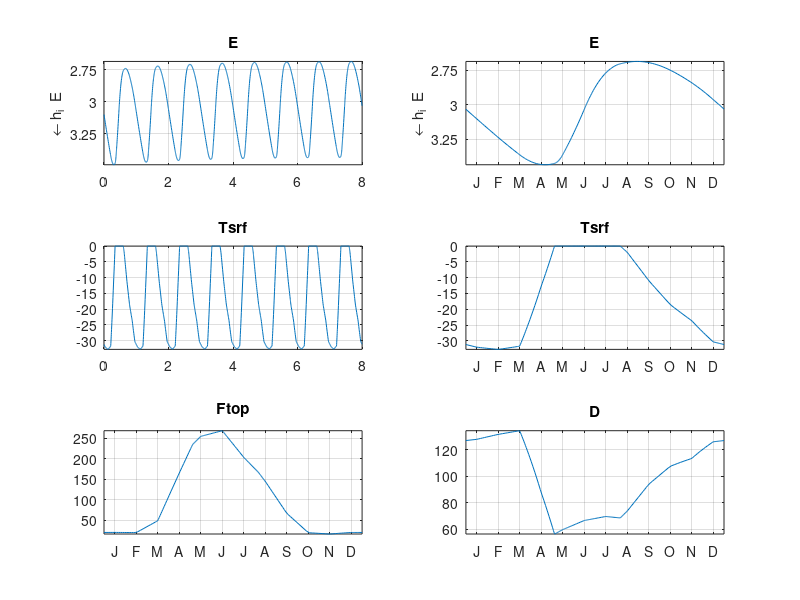

This chart was generated by the following MATLAB code:
function [final_year, full_time_series]=sea_ice_model_EW09(varargin)
%   [final_year, full_time_series]=sea_ice_model_EW09(arguments)
%
% Model of vertical sea ice thermodynamics with no snow and no shortwave
% penetration, with quasi-stationary approximation for internal ice
% temperature (linear temperature profile). When there is no ice
% the ocean mixed layer thermally evolves.
% Prognostic variable is E=-Li*h+c*H*Tml (surface enthalpy).
%   Output: final_year or full_time_series = [t E Tsrf -E/Li E/(cml*Hml) Ftop F0 FT Fsw]
%
% Example: Plot steady-state seasonal cycle with seasonally ice-free conditions
%   Y=sea_ice_model_EW09('dF=22','Fbot=2');
%   t=Y(:,1)-Y(1,1);
%   subplot(3,1,1), y=Y(:,4); y(y<0)=nan; plot(t,y), ylabel('ice thickness (m)')
%   subplot(3,1,2), y=Y(:,3); y(Y(:,4)<0)=nan; plot(t,y), ylabel('ice sfc temp (^oC)')
%   subplot(3,1,3), y=Y(:,5); y(y<0)=nan; plot(t,y), ylabel('ocean ML temp (^oC)'), xlabel('time (yrs)')
%
% Reference:
%   Ian Eisenman and J.S. Wettlaufer, 2009. Nonlinear threshold behavior
%   during the loss of Arctic sea ice. Proceedings of the National Academy
%   of Sciences USA 106, 28-32.
%
% Ian Eisenman (ian@gps.caltech.edu), 2009

global Fbot ai ao ki Li Hml cml F0input Fswinput FTinput tinput v0 tanha Tlin Tsmelt intmeth

% === Parameters ===
% Measuring time in years for d/dt, using W/m^2 for fluxes and then
% multiplying d/dt by number of seconds in year.
yr=3.16e7; % seconds in year
Fbot=2;
ai=0.68;
ao=0.2;
ki=2;
Li=3*10^8/yr;
Hml=50;
cml=4*10^6/yr;
Tsmelt=0; % sfc temperature for onset of melt
tanha=0.5*Li; % if not equal to zero, gives width of albedo dependence
Tlin=0; % linearity of ice surface temperature: 0 for sea ice model, 1 for as mixed layer (linear)
v0=0.1; % ice export

% = For computing Ftop =
% atmmod: 0 for surface fluxes specified, 1 for active atmosphere with KLW
% from cloud fraction, 2 for specified F0(tinput) and FT(tinput).
atmmod=1;
tinput=(0.5:11.5)/12; % times that forcing is input at
% Stefan-Boltzmann linearization
sigma0=316;
sigmaT=3.9;
% surface fluxes from Maykut & Untersteiner (1971)
Fswinput=15.9*[0 0 1.9 9.9 17.7 19.2 13.6 9.0 3.7 0.4 0 0];
SH=15.9*[1.18 0.76 0.72 0.29 -0.45 -0.39 -0.30 -0.40 -0.17 0.10 0.56 0.79];
LH=15.9*[0 -0.02 -0.03 -0.09 -0.46 -0.70 -0.64 -0.66 -0.39 -0.19 -0.01 -0.01];
LWd=15.9*[10.4 10.3 10.3 11.6 15.1 18.0 19.1 18.7 16.5 13.9 11.2 10.9];
% atmospheric model parameters
% Cloud fraction from Maykut & Church (1973)
Cl=[4.9 4.7 4.2 5.9 8.1 8.0 8.3 8.8 8.9 8.4 7.1 5.2]/10;
% 0-70N mean temp based on NCEP-NCAR reanalysis
Tsouth=18*(1-1/3*cos((tinput-20/365)*2*pi));
kD=2.9;
dF=0;
tau0=0.5; % optical thickness independent of cloud fraction
tauc=3.6; % optical thickness dependence on cloud fraction

max_dur=50; % max duration of integration
E0=-3.1*Li; % initial value of E=-Li*hi+cml*Hml*Tml
spin_up=1; % whether to stop before max_dur if model is spun up
spun_up=0.002*Li; % tolerance for model to be considered spun up
intmeth='linear'; % method for interpolating input data in time
silent=0; % if 1, don't display error or final value
RelTol=1e-7; % for ODE solver
AbsTol=1e-6; % for ODE solver
odesolver='ode45'; % which ode solver to use

% === EDIT PARAMETERS BELOW HERE ===
% parameter value changes as input to function (batch mode)
if nargin>0, for j=1:length(varargin), eval([varargin{j} ';']), end, end
if nargout==0
    % = Enter changes to default parameter values here for interactive run =
    %dF=22;
end

% = atmospheric fluxes =
if atmmod==0 % specified surface fluxes
    F0input=-LH-SH-LWd+sigma0;
    FTinput=sigmaT+zeros(1,12);
elseif atmmod==1 % active equilibrium atmospheric model with KLW from cloud fraction, v0>0
    KLW=1./(tau0+tauc*Cl);
    F0input=KLW*sigma0-dF-kD*Tsouth/2;
    FTinput=KLW*sigmaT+kD/2;
elseif atmmod==2 % F0,FT specified as input
    F0input=F0;
    FTinput=FT;
end

% ======

% === integration ===
% run integration one yr at time until spun_up condition or max duration
intyr=1; E=[]; t=[];
options=odeset('RelTol',RelTol,'AbsTol',AbsTol);
while intyr<=max_dur
    if strcmp(odesolver,'ode45'), [tt,EE]=ode45(@dEdt,intyr+[-1 0],E0,options); end
    if strcmp(odesolver,'ode23t'), [tt,EE]=ode23t(@dEdt,intyr+[-1 0],E0,options); end
    if strcmp(odesolver,'ode15s'), [tt,EE]=ode15s(@dEdt,intyr+[-1 0],E0,options); end
    E=[E; EE]; t=[t; tt];
    intyr2=intyr;
    E0=EE(end,:); intyr=intyr+1;
    if ( abs(EE(end,:)-EE(1,:)) < spun_up ) && spin_up, intyr=max_dur+1; end
end
if silent==0 % display final value/error in command window
    if intyr2<max_dur
        disp(['Integration ended at year ' num2str(intyr2) ' with final value E0=' mat2str(EE(end),2)])
    else
        disp(['Integration ended at year ' num2str(intyr2) ' with final value E0=' mat2str(EE(end),2)])
        disp(['ERROR: Integral did not converge during ' num2str(intyr2) ' years.'])
    end
end

% === plotting or output ===
% find equilibrium surface temperatures, etc from t,E data
if nargout>0 % output
    [F Tsrf Ftop F0 FT Fsw]=dEdt(tt,EE);
    Y=[tt EE Tsrf -EE/Li EE/(cml*Hml) Ftop F0 FT Fsw];
    final_year=Y;
    [F Tsrf Ftop F0 FT Fsw]=dEdt(t,E);
    Y=[t E Tsrf -E/Li E/(cml*Hml) Ftop F0 FT Fsw];
    full_time_series=Y;
else % plotting
    [F Tsrf Ftop F0 FT Fsw]=dEdt(tt,EE);
    Y=[tt EE Tsrf -EE/Li EE/(cml*Hml) Ftop F0 FT Fsw];
    save tmp.mat Y
    % plot evolution of model state: entire time series
    [F Tsrf Ftop F0 FT Fsw]=dEdt(t,E);
    figure(4), clf, set(4,'position',[19 407 560 402])
    subplot(3,2,1)
    plot(t,E), title('E')
    axis tight, grid on
    Li=9.49; cH=6.33;
    % ytick interval
    yl=get(gca,'ylim'); dy=diff(yl)/8; dy1=round(dy/4); if dy1==0, dy1=0.25; end
    dy2=2*dy1;
    set(gca,'ytick',[(-100*dy1:dy1:0)*Li (dy2:dy2:200)*(cH)],'yticklabel',[100*dy1:-dy1:0 dy2:dy2:200])
    if yl(1)<0 && yl(2)>0, ylabel('\leftarrow h_i  E  T_{ml} \rightarrow');
    elseif yl(1)<0 && yl(2)<0, ylabel('\leftarrow h_i  E');
    else ylabel('E  T_{ml} \rightarrow');
    end
    subplot(3,2,3)
    plot(t,Tsrf), title('Tsrf')
    axis tight, grid on

    % plot evolution of model state: final year
    [F Tsrf Ftop]=dEdt(tt,EE); t=tt; E=EE;
    t=(t-t(1))*360;
    subplot(3,2,2)
    plot(t,E), title('E')
    axis tight, grid on
    % ytick interval
    yl=get(gca,'ylim'); dy=diff(yl)/8; dy1=round(dy/4); if dy1==0, dy1=0.25; end
    dy2=2*dy1;
    set(gca,'ytick',[(-100*dy1:dy1:0)*Li (dy2:dy2:200)*(cH)],'yticklabel',[100*dy1:-dy1:0 dy2:dy2:200])
    if yl(1)<0 && yl(2)>0, ylabel('\leftarrow h_i  E  T_{ml} \rightarrow');
    elseif yl(1)<0 && yl(2)<0, ylabel('\leftarrow h_i  E');
    else ylabel('E  T_{ml} \rightarrow');
    end
    set(gca,'xtick',15:30:360), datetick('x',4,'keepticks'), set(gca,'xlim',[0 360])
    subplot(3,2,4)
    Tsrf(E>=0)=NaN;
    plot(t,Tsrf), title('Tsrf')
    axis tight, grid on, yl=get(gca,'ylim'); if yl(2)<0, yl(2)=0; end, set(gca,'ylim',yl)
    set(gca,'xtick',15:30:360), datetick('x',4,'keepticks'), set(gca,'xlim',[0 360])
    subplot(3,2,6)
    Tso=interp1([tinput(end)-1 tinput tinput(1)+1],Tsouth([end 1:end 1]),mod(t/360,1),intmeth);
    Tsrf(E>=0)=E(E>=0)/cH;
    D=kD*(Tso-Tsrf);
    plot(t,D), title('D')
    axis tight, grid on
    set(gca,'xtick',15:30:360), datetick('x',4,'keepticks'), set(gca,'xlim',[0 360])
    subplot(3,2,5)
    plot(t,Ftop), title('Ftop')
    axis tight, grid on
    set(gca,'xtick',15:30:360), datetick('x',4,'keepticks'), set(gca,'xlim',[0 360])
    
    % report mean value
    E=interp1(t,-E/Li,(0.5:360));
    disp(['Mean thickness: ' num2str(mean(E),3) '; max/min: ' num2str(max(E),3) '/' num2str(min(E),3)])

end


% ===================


% === model equations ===
function [F Tsrf Ftop F0 FT Fsw]=dEdt(t,E)
global Fbot cml Hml ki Li F0input Fswinput FTinput tinput ai ao intmeth v0 tanha Tlin Tsmelt intmeth
F0=interp1([tinput(end)-1 tinput tinput(1)+1],F0input([end 1:end 1]),mod(t,1),intmeth);
Fsw=interp1([tinput(end)-1 tinput tinput(1)+1],Fswinput([end 1:end 1]),mod(t,1),intmeth);
FT=interp1([tinput(end)-1 tinput tinput(1)+1],FTinput([end 1:end 1]),mod(t,1),intmeth);
Tsrf0=-(E.*F0-E*(1-ai).*Fsw)./(E.*FT-ki*Li); % ice surface temperature when no surface melt
Tsrfi=Tsrf0.*(Tsrf0<Tsmelt);
Tsrf=Tsrfi.*(E<0)+E/(cml*Hml).*(E>=0);

if Tlin==1 % for sea ice as ocean mixed layer with only albedo changing when Ts<0
    Tsrf=E/(cml*Hml).*(E<0)+E/(cml*Hml).*(E>=0);
end

if tanha>0 % using gradual albedo transition
    a=ao+(ai-ao)/2*(1-tanh(E/tanha));
else
    a=ai*(E<0)+ao*(E>=0);
end
F=-F0+(1-a).*Fsw-FT.*Tsrf+Fbot-v0*E.*(E<0);
Ftop=F0+a.*Fsw+FT.*Tsrf; % output for diagnostic plots
